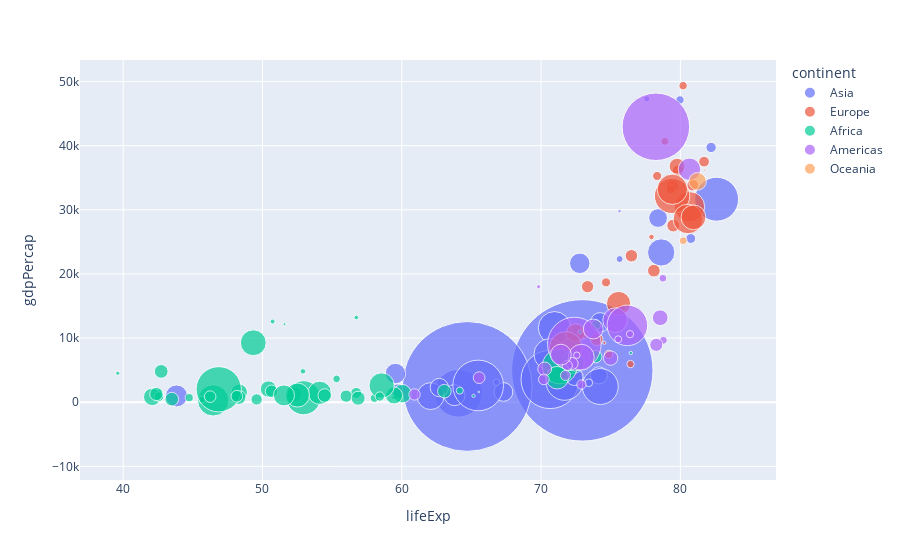

The code cell stored with this chart in its notebook:
### Code cell
px.scatter(temp_df, x='lifeExp', y='gdpPercap',color='continent',size='pop',size_max=100, hover_name='country')

### Figure 1 — Plotly figure (JSON) as saved in the notebook; plotly's stock layout.template omitted (floating-point values rounded to 4 significant figures)
{"data": [{"hovertemplate": "<b>%{hovertext}</b><br><br>continent=Asia<br>lifeExp=%{x}<br>gdpPercap=%{y}<br>pop=%{marker.size}<extra></extra>", "hovertext": ["Afghanistan", "Bahrain", "Bangladesh", "Cambodia", "China", "Hong Kong, China", "India", "Indonesia", "Iran", "Iraq", "Israel", "Japan", "Jordan", "Korea, Dem. Rep.", "Korea, Rep.", "Kuwait", "Lebanon", "Malaysia", "Mongolia", "Myanmar", "Nepal", "Oman", "Pakistan", "Philippines", "Saudi Arabia", "Singapore", "Sri Lanka", "Syria", "Taiwan", "Thailand", "Vietnam", "West Bank and Gaza", "Yemen, Rep."], "legendgroup": "Asia", "marker": {"color": "#636efa", "size": [31889923, 708573, 150448339, 14131858, 1318683096, 6980412, 1110396331, 223547000, 69453570, 27499638, 6426679, 127467972, 6053193, 23301725, 49044790, 2505559, 3921278, 24821286, 2874127, 47761980, 28901790, 3204897, 169270617, 91077287, 27601038, 4553009, 20378239, 19314747, 23174294, 65068149, 85262356, 4018332, 22211743], "sizemode": "area", "sizeref": 131900.0, "symbol": "circle"}, "mode": "markers", "name": "Asia", "orientation": "v", "showlegend": true, "type": "scatter", "x": [43.83, 75.64, 64.06, 59.72, 72.96, 82.21, 64.7, 70.65, 70.96, 59.55, 80.75, 82.6, 72.53, 67.3, 78.62, 77.59, 71.99, 74.24, 66.8, 62.07, 63.78, 75.64, 65.48, 71.69, 72.78, 79.97, 72.4, 74.14, 78.4, 70.62, 74.25, 73.42, 62.7], "xaxis": "x", "y": [974.6, 29800.0, 1391.0, 1714.0, 4959.0, 39720.0, 2452.0, 3541.0, 11610.0, 4471.0, 25520.0, 31660.0, 4519.0, 1593.0, 23350.0, 47310.0, 10460.0, 12450.0, 3096.0, 944, 1091.0, 22320.0, 2606.0, 3190.0, 21650.0, 47140.0, 3970.0, 4185.0, 28720.0, 7458.0, 2442.0, 3025.0, 2281.0], "yaxis": "y"}, {"hovertemplate": "<b>%{hovertext}</b><br><br>continent=Europe<br>lifeExp=%{x}<br>gdpPercap=%{y}<br>pop=%{marker.size}<extra></extra>", "hovertext": ["Albania", "Austria", "Belgium", "Bosnia and Herzegovina", "Bulgaria", "Croatia", "Czech Republic", "Denmark", "Finland", "France", "Germany", "Greece", "Hungary", "Iceland", "Ireland", "Italy", "Montenegro", "Netherlands", "Norway", "Poland", "Portugal", "Romania", "Serbia", "Slovak Republic", "Slovenia", "Spain", "Sweden", "Switzerland", "Turkey", "United Kingdom"], "legendgroup": "Europe", "marker": {"color": "#EF553B", "size": [3600523, 8199783, 10392226, 4552198, 7322858, 4493312, 10228744, 5468120, 5238460, 61083916, 82400996, 10706290, 9956108, 301931, 4109086, 58147733, 684736, 16570613, 4627926, 38518241, 10642836, 22276056, 10150265, 5447502, 2009245, 40448191, 9031088, 7554661, 71158647, 60776238], "sizemode": "area", "sizeref": 131900.0, "symbol": "circle"}, "mode": "markers", "name": "Europe", "orientation": "v", "showlegend": true, "type": "scatter", "x": [76.42, 79.83, 79.44, 74.85, 73.0, 75.75, 76.49, 78.33, 79.31, 80.66, 79.41, 79.48, 73.34, 81.76, 78.89, 80.55, 74.54, 79.76, 80.2, 75.56, 78.1, 72.48, 74.0, 74.66, 77.93, 80.94, 80.88, 81.7, 71.78, 79.42], "xaxis": "x", "y": [5937.0, 36130.0, 33690.0, 7446.0, 10680.0, 14620.0, 22830.0, 35280.0, 33210.0, 30470.0, 32170.0, 27540.0, 18010.0, 36180.0, 40680.0, 28570.0, 9254.0, 36800.0, 49360.0, 15390.0, 20510.0, 10810.0, 9787.0, 18680.0, 25770.0, 28820.0, 33860.0, 37510.0, 8458.0, 33200.0], "yaxis": "y"}, {"hovertemplate": "<b>%{hovertext}</b><br><br>continent=Africa<br>lifeExp=%{x}<br>gdpPercap=%{y}<br>pop=%{marker.size}<extra></extra>", "hovertext": ["Algeria", "Angola", "Benin", "Botswana", "Burkina Faso", "Burundi", "Cameroon", "Central African Republic", "Chad", "Comoros", "Congo, Dem. Rep.", "Congo, Rep.", "Cote d'Ivoire", "Djibouti", "Egypt", "Equatorial Guinea", "Eritrea", "Ethiopia", "Gabon", "Gambia", "Ghana", "Guinea", "Guinea-Bissau", "Kenya", "Lesotho", "Liberia", "Libya", "Madagascar", "Malawi", "Mali", "Mauritania", "Mauritius", "Morocco", "Mozambique", "Namibia", "Niger", "Nigeria", "Reunion", "Rwanda", "Sao Tome and Principe", "Senegal", "Sierra Leone", "Somalia", "South Africa", "Sudan", "Swaziland", "Tanzania", "Togo", "Tunisia", "Uganda", "Zambia", "Zimbabwe"], "legendgroup": "Africa", "marker": {"color": "#00cc96", "size": [33333216, 12420476, 8078314, 1639131, 14326203, 8390505, 17696293, 4369038, 10238807, 710960, 64606759, 3800610, 18013409, 496374, 80264543, 551201, 4906585, 76511887, 1454867, 1688359, 22873338, 9947814, 1472041, 35610177, 2012649, 3193942, 6036914, 19167654, 13327079, 12031795, 3270065, 1250882, 33757175, 19951656, 2055080, 12894865, 135031164, 798094, 8860588, 199579, 12267493, 6144562, 9118773, 43997828, 42292929, 1133066, 38139640, 5701579, 10276158, 29170398, 11746035, 12311143], "sizemode": "area", "sizeref": 131900.0, "symbol": "circle"}, "mode": "markers", "name": "Africa", "orientation": "v", "showlegend": true, "type": "scatter", "x": [72.3, 42.73, 56.73, 50.73, 52.3, 49.58, 50.43, 44.74, 50.65, 65.15, 46.46, 55.32, 48.33, 54.79, 71.34, 51.58, 58.04, 52.95, 56.73, 59.45, 60.02, 56.01, 46.39, 54.11, 42.59, 45.68, 73.95, 59.44, 48.3, 54.47, 64.16, 72.8, 71.16, 42.08, 52.91, 56.87, 46.86, 76.44, 46.24, 65.53, 63.06, 42.57, 48.16, 49.34, 58.56, 39.61, 52.52, 58.42, 73.92, 51.54, 42.38, 43.49], "xaxis": "x", "y": [6223.0, 4797.0, 1441.0, 12570.0, 1217.0, 430.1, 2042.0, 706.0, 1704.0, 986.1, 277.6, 3633.0, 1545.0, 2082.0, 5581.0, 12150.0, 641.4, 690.8, 13210.0, 752.7, 1328.0, 942.7, 579.2, 1463.0, 1569.0, 414.5, 12060.0, 1045.0, 759.3, 1043.0, 1803.0, 10960.0, 3820.0, 823.7, 4811.0, 619.7, 2014.0, 7670.0, 863.1, 1598.0, 1712.0, 862.5, 926.1, 9270.0, 2602.0, 4513.0, 1107.0, 883.0, 7093.0, 1056.0, 1271.0, 469.7], "yaxis": "y"}, {"hovertemplate": "<b>%{hovertext}</b><br><br>continent=Americas<br>lifeExp=%{x}<br>gdpPercap=%{y}<br>pop=%{marker.size}<extra></extra>", "hovertext": ["Argentina", "Bolivia", "Brazil", "Canada", "Chile", "Colombia", "Costa Rica", "Cuba", "Dominican Republic", "Ecuador", "El Salvador", "Guatemala", "Haiti", "Honduras", "Jamaica", "Mexico", "Nicaragua", "Panama", "Paraguay", "Peru", "Puerto Rico", "Trinidad and Tobago", "United States", "Uruguay", "Venezuela"], "legendgroup": "Americas", "marker": {"color": "#ab63fa", "size": [40301927, 9119152, 190010647, 33390141, 16284741, 44227550, 4133884, 11416987, 9319622, 13755680, 6939688, 12572928, 8502814, 7483763, 2780132, 108700891, 5675356, 3242173, 6667147, 28674757, 3942491, 1056608, 301139947, 3447496, 26084662], "sizemode": "area", "sizeref": 131900.0, "symbol": "circle"}, "mode": "markers", "name": "Americas", "orientation": "v", "showlegend": true, "type": "scatter", "x": [75.32, 65.55, 72.39, 80.65, 78.55, 72.89, 78.78, 78.27, 72.23, 74.99, 71.88, 70.26, 60.92, 70.2, 72.57, 76.19, 72.9, 75.54, 71.75, 71.42, 78.75, 69.82, 78.24, 76.38, 73.75], "xaxis": "x", "y": [12780.0, 3822.0, 9066.0, 36320.0, 13170.0, 7007.0, 9645.0, 8948.0, 6025.0, 6873.0, 5728.0, 5186.0, 1202.0, 3548.0, 7321.0, 11980.0, 2749.0, 9809.0, 4173.0, 7409.0, 19330.0, 18010.0, 42950.0, 10610.0, 11420.0], "yaxis": "y"}, {"hovertemplate": "<b>%{hovertext}</b><br><br>continent=Oceania<br>lifeExp=%{x}<br>gdpPercap=%{y}<br>pop=%{marker.size}<extra></extra>", "hovertext": ["Australia", "New Zealand"], "legendgroup": "Oceania", "marker": {"color": "#FFA15A", "size": [20434176, 4115771], "sizemode": "area", "sizeref": 131900.0, "symbol": "circle"}, "mode": "markers", "name": "Oceania", "orientation": "v", "showlegend": true, "type": "scatter", "x": [81.23, 80.2], "xaxis": "x", "y": [34440.0, 25190.0], "yaxis": "y"}], "layout": {"legend": {"itemsizing": "constant", "title": {"text": "continent"}, "tracegroupgap": 0}, "margin": {"t": 60}, "xaxis": {"anchor": "y", "domain": [0, 1], "title": {"text": "lifeExp"}}, "yaxis": {"anchor": "x", "domain": [0, 1], "title": {"text": "gdpPercap"}}}}
